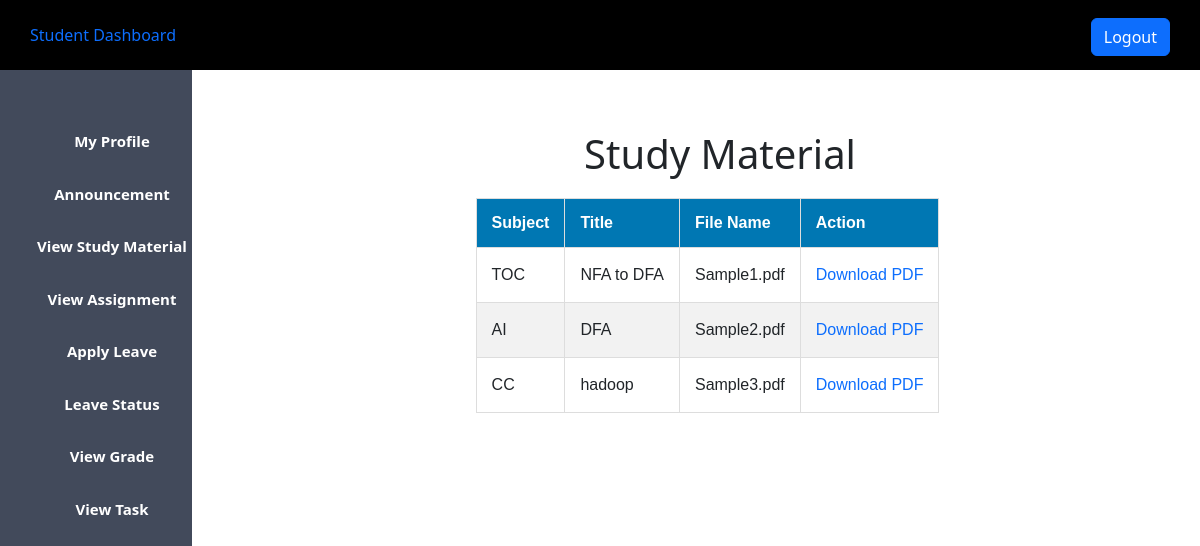
Screenshot of /student_view_study_material.php with the database file from the repository.
### tables this page shows
CREATE TABLE `files` (
  `id` int(11) NOT NULL,
  `subject` varchar(30) DEFAULT NULL,
  `title` varchar(100) DEFAULT NULL,
  `file` varchar(255) DEFAULT NULL
);

### student_view_study_material.php (the view, shortened to what this page needs)
<!DOCTYPE html>
<html lang="en">
<head>
    <?php
    include('teacher_css.php');
    ?>
</head>
<body>
    <?php
    include('student_sidebar.php');
    ?>
    <div class="content">
        <center>
            <h1>Study Material</h1>
            <table id="table1" border="1">
                <thead>
                    <tr>
                        <th class="table_th">Subject</th>
                        <th class="table_th">Title</th>
                        <th class="table_th">File Name</th>
                        <th class="table_th">Action</th>
                    </tr>
                </thead>
                <tbody>
                    <?php
                    $host = "localhost";
                    $user = "root";
                    $password = "";
                    $db = "lms_db";
                    $data = mysqli_connect($host, $user, $password, $db);
                    $sql = "SELECT subject, title, file FROM files";
                    $result = mysqli_query($data, $sql);
                    while ($row = mysqli_fetch_assoc($result)) {
                        echo "<tr>";
                        echo "<td class='table_td'>" . $row['subject'] . "</td>";
                        echo "<td class='table_td'>" . $row['title'] . "</td>";
                        echo "<td class='table_td'>" . basename($row['file']) . "</td>";
                        echo "<td class='table_td'><a href='download.php?file=" . urlencode($row['file']) . "'>Download PDF</a></td>";
                        echo "</tr>";
                    }
                    ?>
                </tbody>
            </table>
        </center>
    </div>
</body>
</html>

### css/admin.css (style rules this page uses)
* { margin: 0px; padding: 0px; }
a, a:hover { text-decoration: none !important; }
.content { margin-left: 20%; margin-top: 5%; }

### student_view_study_material.php (style rules this page uses)
#table1 { font-family: Arial; border-collapse: collapse; margin-top: 20px; margin-right: 25px; overflow: auto; }
#table1 td, #table1 th { border: 1px solid #ddd; padding: 15px; }
#table1 tr:nth-child(even) { background-color: #f2f2f2; }
#table1 th { padding-top: 12px; padding-bottom: 12px; text-align: left; background-color: #0077b3; color: white; }

### rows the page displays
files: subject "TOC", title "NFA to DFA", file "Sample1.pdf"
files: subject "AI", title "DFA", file "Sample2.pdf"
files: subject "CC", title "hadoop", file "Sample3.pdf"
